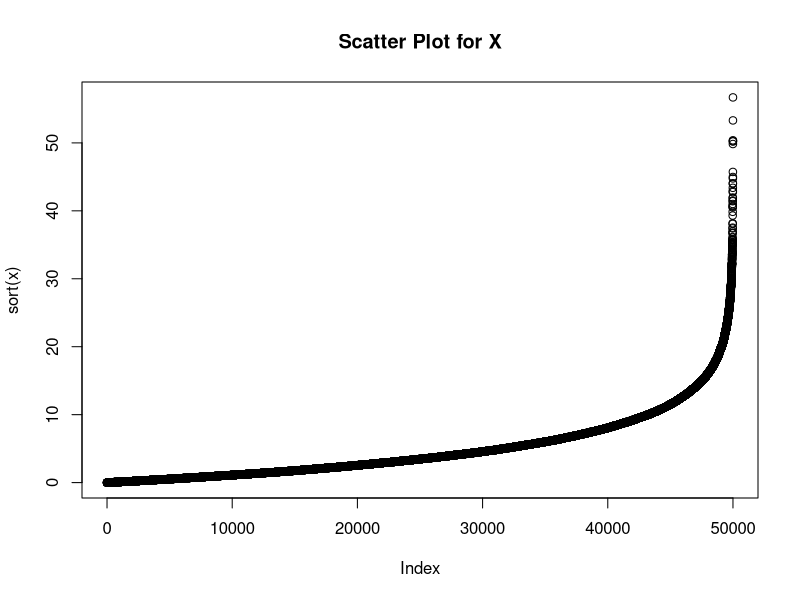
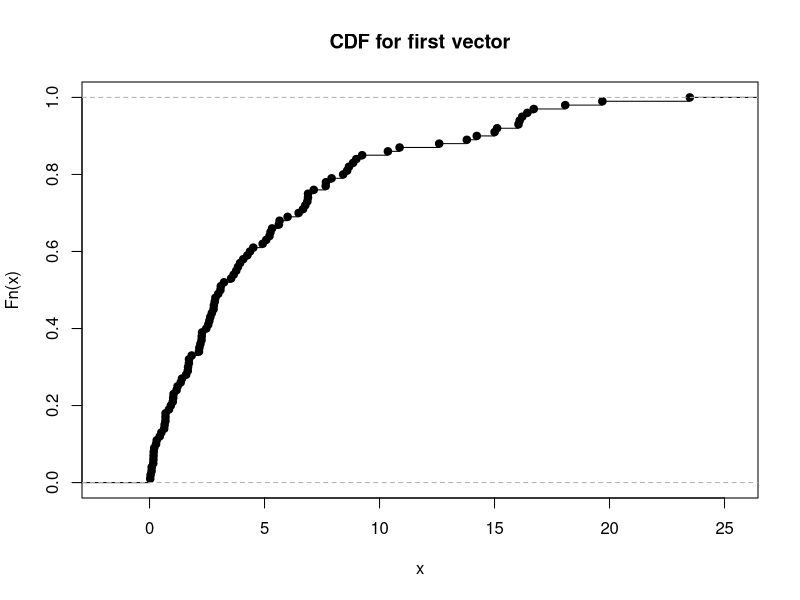
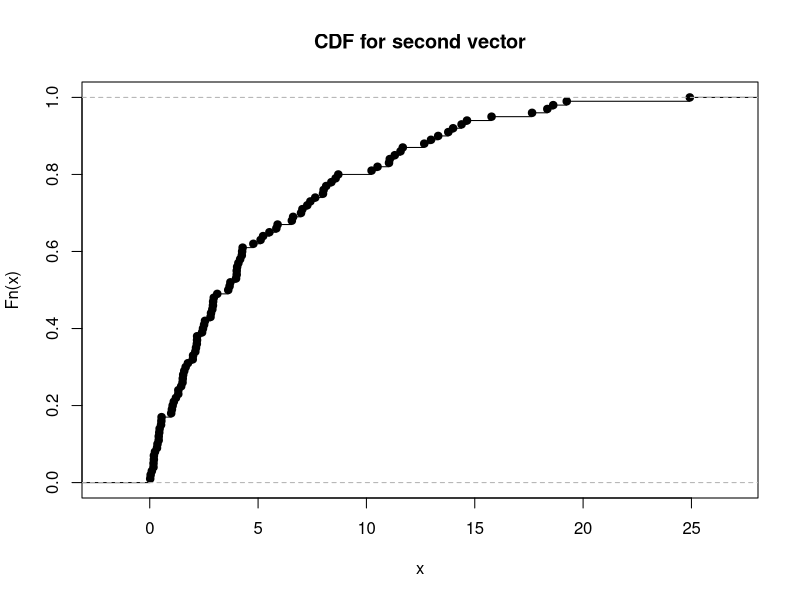
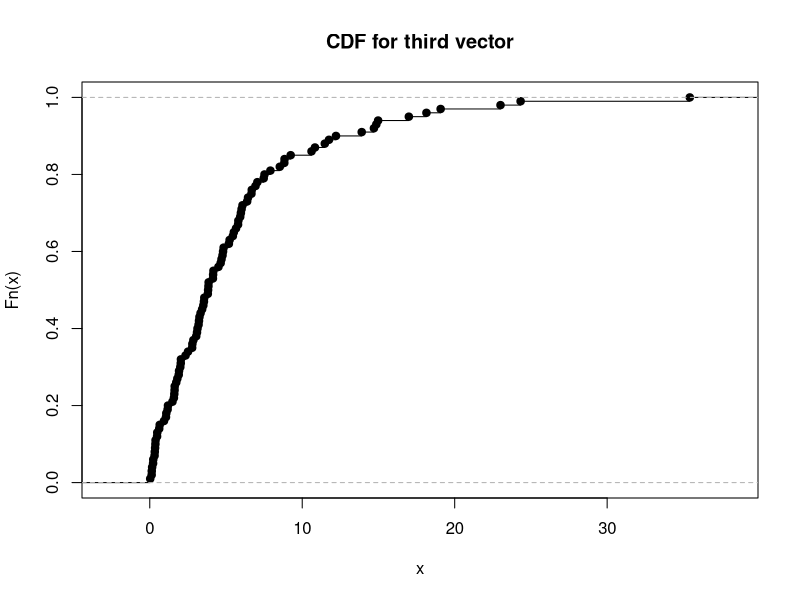
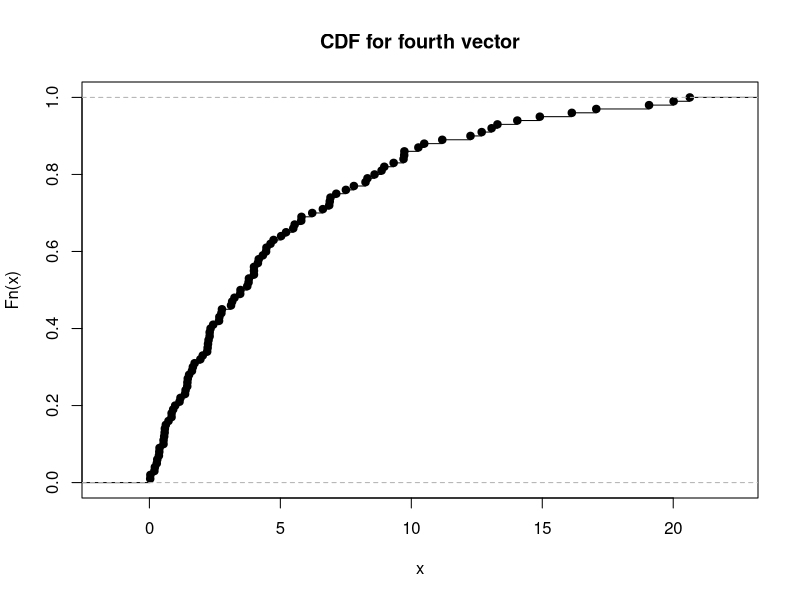
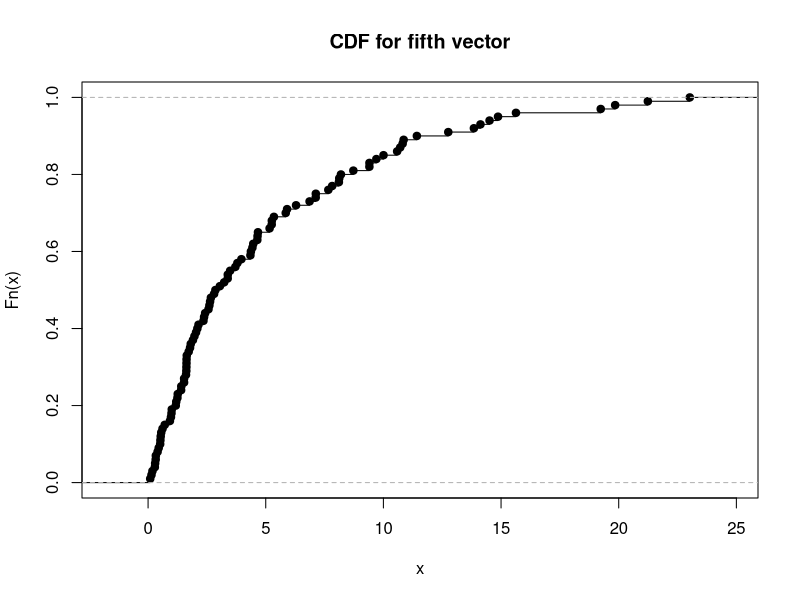
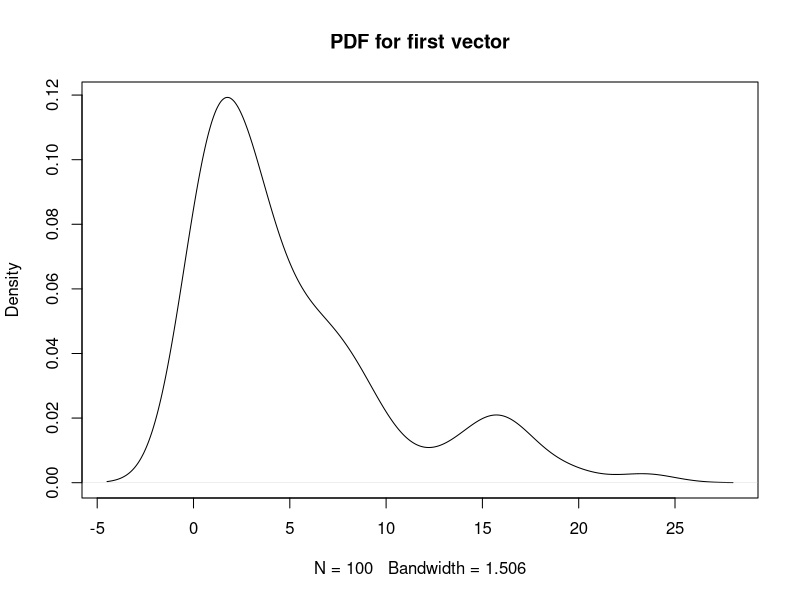
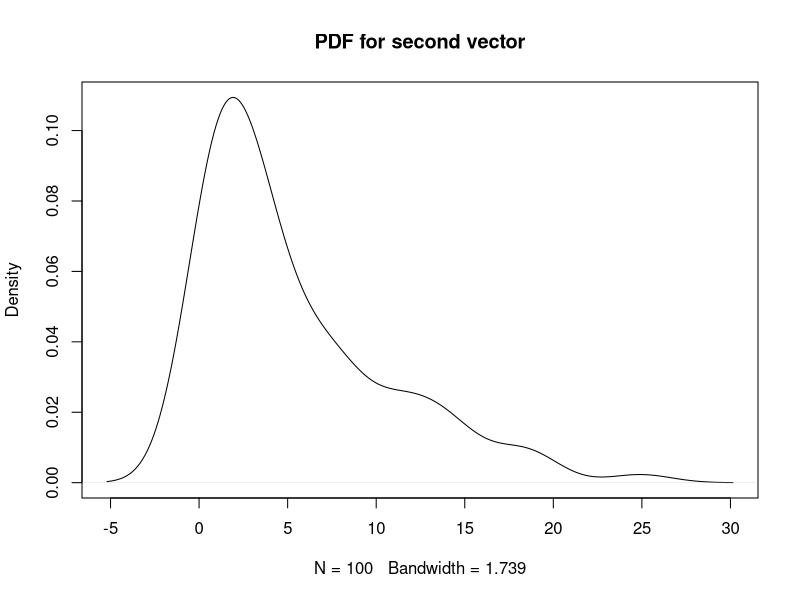

Recreate these plots in R, in order.
lambda <- 0.2
x <- rexp(50000, lambda)
plot(sort(x), main="Scatter Plot for X")
x0 <- matrix(data=x, nrow=100, ncol=500)
x1 <- ecdf(x[1:100])
plot(x1, main="CDF for first vector")
x2 <- ecdf(x[101:200])
plot(x2, main="CDF for second vector")
x3 <- ecdf(x[201:300])
plot(x3, main="CDF for third vector")
x4 <- ecdf(x[301:400])
plot(x4, main="CDF for fourth vector")
x5 <- ecdf(x[401:500])
plot(x5, main="CDF for fifth vector")
x6 <- density(x[1:100])
plot(x6, main="PDF for first vector")
x7 <- density(x[101:200])
plot(x7, main="PDF for second vector")
x8 <- density(x[201:300])
plot(x8, main="PDF for third vector")
x9 <- density(x[301:400])
plot(x9, main="PDF for fourth vector")
x10 <- density(x[401:500])
plot(x10, main="PDF for fifth vector")

mn <- apply(x0, 1, mean)
sde <- apply(x0, 1, sd)

print(mn[1])
print(mn[2])
print(mn[3])
print(mn[4])
print(mn[5])


print(sde[1])
print(sde[2])
print(sde[3])
print(sde[4])
print(sde[5])

tab <- table(round(x0))
plot(tab, main="Frequency")

plot(ecdf(mn), main="cumulative distribution function (CDF)")
plot(density(mn), main="probability density function
(PDF)")

mn1 <- mean(mn)
sde1 <- sd(mn)

print(mean(x))
print(mn1)
print(sde1)
